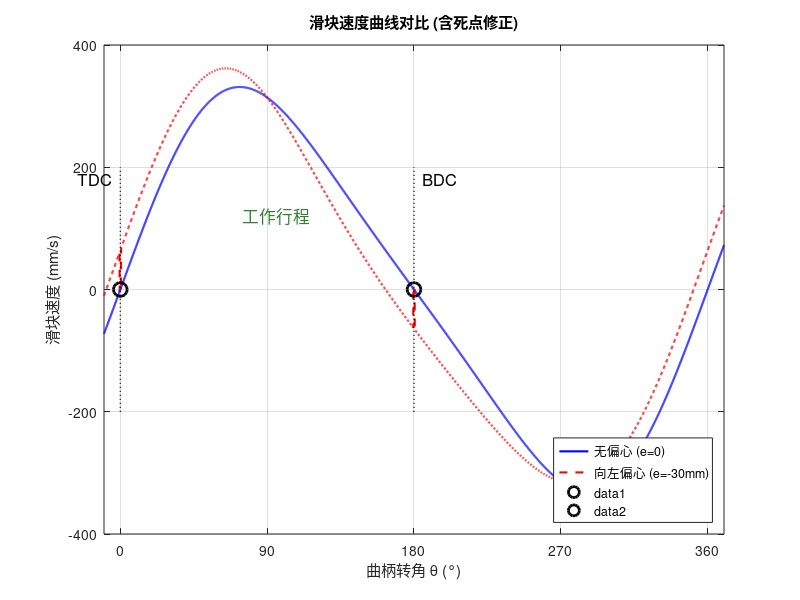

This chart was generated by the following MATLAB code:
% 参数设置
r = 50;       % 曲柄半径(mm)
L = 150;      % 连杆长度(mm)
e = -30;      % 向左偏心(mm)
omega = 2*pi; % 角速度(rad/s, 对应60RPM)
theta = -10:0.1:370;   % 扩展角度范围观察死点行为

% 转换为弧度
theta_rad = deg2rad(theta);

% ===== 速度计算 =====
% 无偏心(e=0)
dsdtheta0 = -r*sin(theta_rad) - (r^2*sin(theta_rad).*cos(theta_rad))...
            ./sqrt(L^2 - (r*sin(theta_rad)).^2 + eps);
v0 = -omega * dsdtheta0; 

% 向左偏心(e<0)
% 添加eps避免除零错误
denom = sqrt(L^2 - (r*sin(theta_rad) - e).^2 + eps);
dsdtheta = -r*sin(theta_rad) - ((r*sin(theta_rad)-e).*r.*cos(theta_rad))./denom;
v_left = -omega * dsdtheta; 

% ===== 死点修正 =====
% 在θ=0°和θ=180°强制置零
v0(abs(theta) < 0.5) = 0;
v0(abs(theta-180) < 0.5) = 0;
v_left(abs(theta) < 0.5) = 0;
v_left(abs(theta-180) < 0.5) = 0;

% ===== 绘图 =====
figure;
plot(theta, v0, 'b', 'LineWidth', 1.5);
hold on;
plot(theta, v_left, 'r--', 'LineWidth', 1.5);

% 标注死点位置
plot([0,0], [-200,200], 'k:', 'LineWidth', 1); % TDC线
plot([180,180], [-200,200], 'k:', 'LineWidth', 1); % BDC线
text(-5, 180, 'TDC', 'FontSize', 12, 'HorizontalAlignment', 'right');
text(185, 180, 'BDC', 'FontSize', 12);

% 图表设置
title('滑块速度曲线对比 (含死点修正)');
xlabel('曲柄转角 θ (°)');
ylabel('滑块速度 (mm/s)');
legend('无偏心 (e=0)', '向左偏心 (e=-30mm)', 'Location', 'southeast');
grid on;
xlim([-10, 370]);
xticks(0:90:360);

% 标记关键点
plot(0, 0, 'ko', 'MarkerSize', 10, 'LineWidth', 2); 
plot(180, 0, 'ko', 'MarkerSize', 10, 'LineWidth', 2);
text(75, 120, '工作行程', 'FontSize', 12, 'Color', [0.2 0.5 0.2]);
hold off;